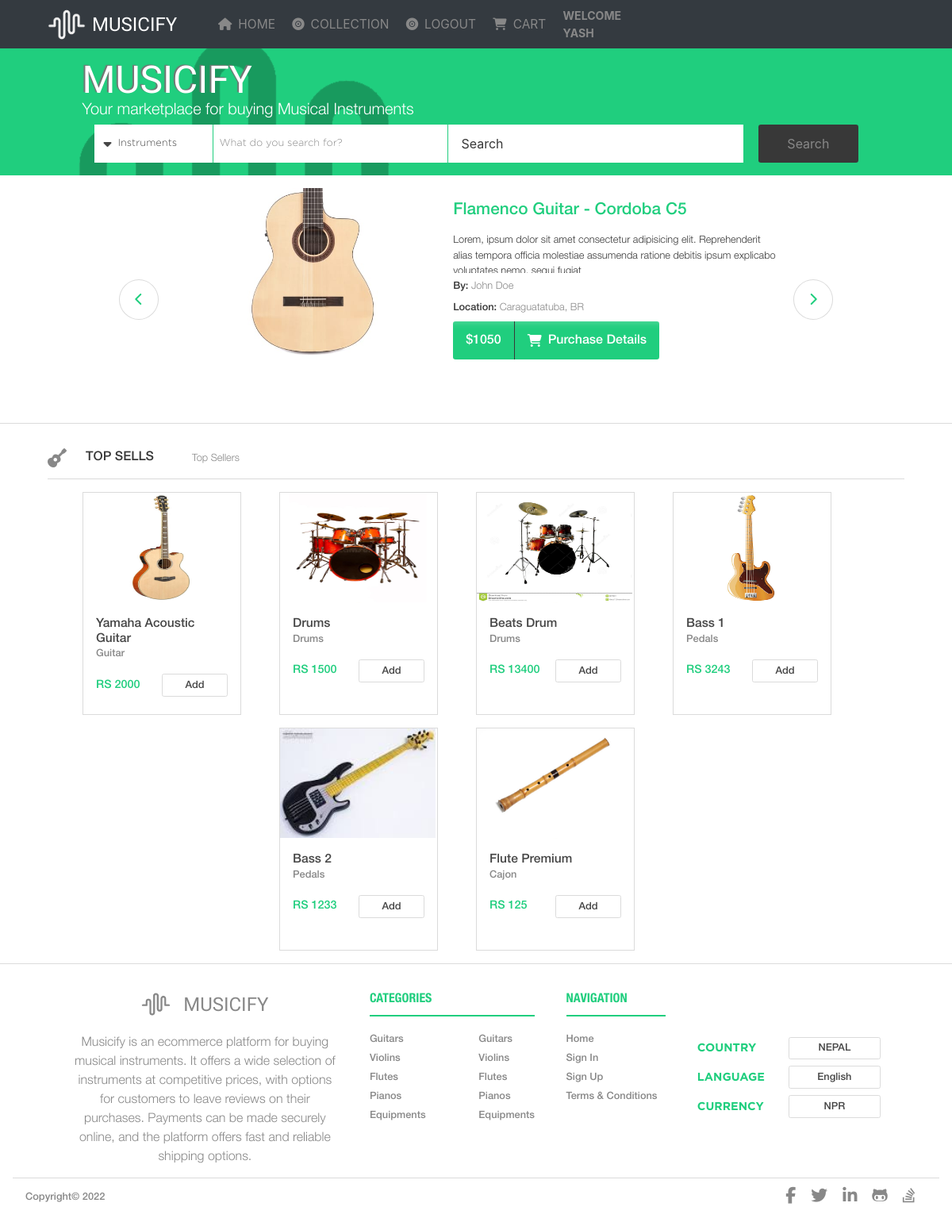
Screenshot of / (signed in) with the database file from the repository.
### users/models.py (models this page shows)
class User(AbstractUser):
    username = None
    email = models.EmailField(unique=True,null=False)
    first_name=models.CharField(max_length=26,null=False)
    last_name=models.CharField(max_length=26,null=False)
    phone=models.CharField(max_length=10,null=False)
    GENDER = [('Male','Male'),('Female','Female'),('Other','Other')]
    gender=models.CharField(max_length=6,choices=GENDER,null=True)
    is_staff = models.BooleanField(default=False)
    is_active = models.BooleanField(default=True)
    date_joined=models.DateField(auto_now_add=True)
    USERNAME_FIELD = 'email'
    REQUIRED_FIELDS = ['first_name','last_name','phone','gender']
    objects = CustomUserManager()
    def __str__(self):
        return self.email

### stores/models.py (models this page shows, shortened)
class Product(models.Model):
    name=models.CharField(max_length=26,null=False)
    CATEGORIES=[('Guitar',' Acoustic Guitar'),
                ('Keyboard','Ukelele'),
                ('Drums','Drum Set'),
                ('Cajon','Flute'),
                ('Steel','Violin'),
                ('Studio Equipments',' Equipments'),
                ('Pedals','Bass Guitars')]
    category=models.CharField(max_length=26,choices = CATEGORIES,null=False)
    image = models.ImageField(upload_to='uploads/products',null=True)
    price=models.IntegerField()
    date_added=models.DateField(auto_now_add=True)

### stores/views.py (the view)
# urls.py: path('',getProducts,name='home'),
def getProducts(request):
    product = Product.objects.all()
    context = {
        "products" : product
    }
    return render(request,"pages/home.html",context)

### templates/pages/home.html
{% extends 'base.html' %}
{% load static %}
{% block content %}
<header class="upper-page container-fluid bg-red py-3">
  <img class="watermark" src="{% static 'images/waves-icon.png' %}" alt="wave-big" />
  <div class="z-2 container max-w-80 w-90">
      <div class="container flex-col">
          <div class="brand-name--lg-w-page w-mc">MUSICIFY</div>
          <h1 class="co-w f-hl w-mc">
              Your marketplace for buying Musical Instruments
          </h1>
      </div>
      <div class="search container-fluid ai-c jc-sb w-100">
          <form class="search container-fluid ai-c jc-sb w-100" action="{% url 'search' %}" method="get">
              <div class="search-top h-search ai-c">
                  <div class="search__dropdown bg-white h-100 w-20 bord-r-red ai-c pl-1 pr-3 d-none d-md-flex">
                      <div class="search__dropdown-icon co-dt m-2">
                          <i class="fas fa-caret-down"></i>
                      </div>
                      <div class="search__dropdown-text co-dt f-gl">Instruments</div>
                  </div>
                  <div class="search__question bg-white h-100 bord-r-red co-l ai-c f-gl pl-2">
                      What do you search for?
                  </div>
                  <input type="text" name="query" placeholder="Search" class="search__input h-100 co-l" />
              </div>
              <div class="search-btn-div h-100">
                  <button type="submit" class="search__button btn-dark w-100">
                      Search
                  </button>
              </div>
          </form>
      </div>
  </div>
</header>
<div class="hotads py-3 co-l f-hm">
  <div class="hotads-cont container ai-c h-100 px-0">
    <div class="hotads__arrow_circle round w-mc ai-c jc-c co-r d-none d-md-flex">
      <i class="fas fa-chevron-left"></i>
    </div>
<div class="hotads__main flex-col w-90 center h-100 px-3">
    <div class="hotads__main_content jc-sb">
      <div class="hotads__main_content-img"></div>
      <div class="hotads__main_content-info py-3">
        <h3 class="co-r f-hm">Flamenco Guitar - Cordoba C5</h3>
        <div class="fixed-p">
        <p class="fixed-p f-hl co-d">
          Lorem, ipsum dolor sit amet consectetur adipisicing elit.
          Reprehenderit alias tempora officia molestiae assumenda
          ratione debitis ipsum explicabo voluptates nemo, sequi fugiat
        </p>
        </div>
        <p class="co-d">By: <span class="co-l f-hl">John Doe</span></p>
        <p class="mb-0 co-d">
          Location: <span class="co-l f-hl">Caraguatatuba, BR</span>
        </p>
        <div class="hotads__main_content-info-button w-mc ai-c mt-2">
          <button type="button" class="btn-red m-0 center ai-c py-2">$1050</button>
          <button type="button" class="btn-red mx-0 ai-c">
            <i class="fas fa-shopping-cart mr-2" aria-hidden="true"></i>
            <span>Purchase Details</span>
          </button>
          </div>
          </div>
       </div>
       </div>
            <div class="hotads__arrow_circle round w-mc ai-c jc-c co-r d-none d-md-flex">
              <i class="fas fa-chevron-right"></i>
            </div>
            </div>
<div class="products__display w-90 center mt-5">
    <div class="products__display__header ai-c mb-3 co-d">
      <i class="fas fa-guitar mr-4 co-l"></i>
      <h5>TOP SELLS</h5>
      <p class="my-0 ml-5 co-l f-hl">
        Top Sellers
      </p>
    </div>
<div class="products__display__cards ai-c jc-sb">
        {% for product in products %}
        <div class="products__display__cards-item">
                <div class="products__display__cards-item--img h-50"><img src={{product.image.url}} alt="" class='product-image'  style="width:196px;height: 138px;"> </div>
               <div class="products__display__cards-item--content h-50 mx-3 pt-3">
                <h6 class="co-dt">{{product.name}}</h6>
                <p>{{product.category}}</p>
                <div class="ai-c jc-sb mt-2">
                    <div class="price co-r f-hm">RS {{product.price}}</div>
                    {% if user.is_authenticated %}
                    <button class="cart-button btn-transparent w-50" data-product={{product.id}} data-user={{request.user}} data-action="add"
                    onclick="alert('Product added to cart')">Add</button>
                    {% else %}
                    <a href="{% url 'login-page' %}" class="btn-transparent w-50">Add</a>
                    {% endif %}
                </div>
            </div>
        </div>
        {% endfor %}
</div>
</div>
{% endblock %}

### templates/partials/header.html (shortened to what this page needs)
{% load static %}
<link rel="stylesheet" href="{% static 'css/styles.css' %}">
<header class="bg-dark w-100">
<nav class="nav-bar ai-c jc-sb py-1 max-w-80 w-90">
    <div class="nav--left ai-c">
        <div class="nav__brand">
          <div class="nav__brand__logo mr-2">
            <img
              class="nav__brand__logo__img"
              src="{% static 'images/waves-icon.png' %}"
              alt="waves-icon"
            />
          </div>
          <div class="nav__brand__name"><a class="brand-name--sm-w" href="{% url 'home' %}">MUSICIFY</a></div>
        </div>
        <div class="nav__menu ai-c tupper">
            <a class="nav__menu__item" href="{% url 'home' %}">
              <div class="nav__menu__item co-l ai-c">
                <div class="nav__menu__item-icon mr-2">
                  <i class="fas fa-home"></i>
                </div>
                <div class="nav__menu_item-text">Home</div>
              </div>
            </a>
            <a class="nav__menu__item" href="{% url 'category' %}">
              <div class="nav__menu__item co-l ai-c">
                <div class="nav__menu__item-icon mr-2">
                  <i class="fas fa-record-vinyl"></i>
                </div>
                <div class="nav__menu_item-text">Collection</div>
              </div>
            </a>
              {% if user.is_authenticated %}
            <a class="nav__menu__item" href="{% url 'logout' %}">
              <div class="nav__menu__item co-l ai-c">
                <div class="nav__menu__item-icon mr-2">
                  <i class="fas fa-record-vinyl"></i>
                </div>
                <div class="nav__menu_item-text">Logout</div>
              </div>
           </a>
              {% endif %}
                <a class="nav__menu__item" href="{% url 'cart' %}">
                    <div class="nav__menu__item co-l ai-c">
                      <div class="nav__menu__item-icon mr-2">
                        <i class="fas fa-shopping-cart"></i>
                      </div>
                      <div class="nav__menu_item-text">CART</div>
                    </div>
                </a>
             {% if user.is_authenticated %}
             <div class="nav__menu__item co-l ai-c">
             <div class="nav__menu_item-text"><b>Welcome {{ user.first_name }}</b> </div>
             </div>
             {% endif %}
        </div>
</nav>
</header>

### rows the page displays
User: first_name "YASH"
Product: image (picture), name "Yamaha Acoustic Guitar", category "Guitar", price "2000"
Product: image (picture), name "Drums", category "Drums", price "1500"
Product: image (picture), name "Beats Drum", category "Drums", price "13400"
Product: image (picture), name "Bass 1", category "Pedals", price "3243"
Product: image (picture), name "Bass 2", category "Pedals", price "1233"
Product: image (picture), name "Flute Premium", category "Cajon", price "125"
